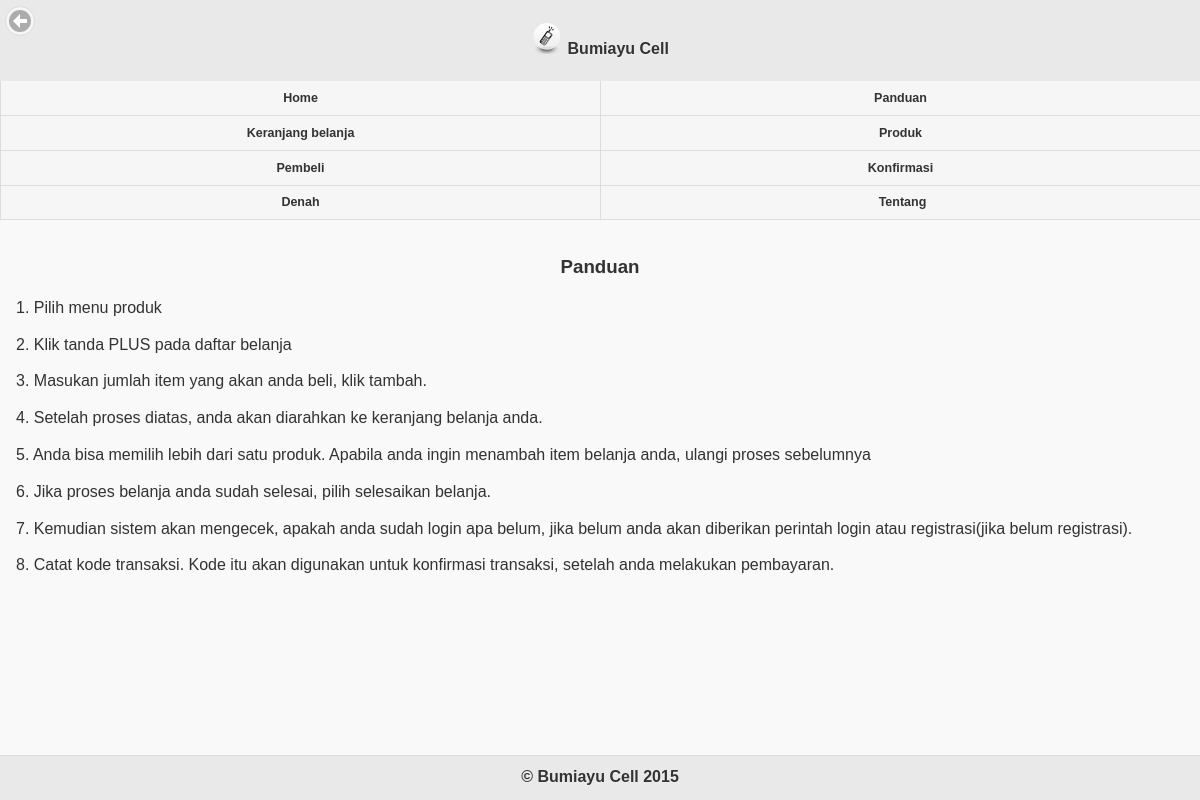
/page/user/index.php?user=panduan, run on the app's committed database.
### tables this page shows
CREATE TABLE `panduan_belanja` (
  `id` int(11) NOT NULL AUTO_INCREMENT,
  `panduan` varchar(255) NOT NULL,
  PRIMARY KEY (`id`)
);

### page/db/koneksi.php (called while the page is built, shortened)
<?php
class Koneksi {
    public static function connect() {
        $con = new mysqli(HOST, USERNAME, PASSWORD, DATABASE_NAME, PORT);
        return $con;
    }
}

### page/model/panduan_belanja_model.php (called while the page is built, shortened)
<?php
include_once '../db/koneksi.php';
class PanduanBelanja {
    private $panduan;
    public function getPanduan() {
        return $this->panduan;
    }
    public function setPanduan($panduan) {
        $this->panduan = $panduan;
    }
}
class PanduanBelanjaDaoImpl implements PanduanBelanjaDao {
    private $con;
    public function __construct() {
        $this->con = Koneksi::connect();
    }
    public function findAll() {
        $hasil = array();
        $query = "SELECT id, panduan FROM panduan_belanja";
        $sql = $this->con->query($query);
        while ($res = $sql->fetch_array()) {
            $p = new PanduanBelanja();
            $p->setId($res[0]);
            $p->setPanduan($res[1]);
            $hasil[] = $p;
        }
        return $hasil;
    }
}

### page/user/panduan.php (the view, shortened to what this page needs)
<div class="ui-content" data-role="main">
    <div style="text-align: center">
        <h3>Panduan</h3>
    </div>
    <div style="text-align: left">
        <?php
        include_once '../model/panduan_belanja_model.php';
        $pdao = new PanduanBelanjaDaoImpl();
        $listPanduan = $pdao->findAll();
        $no = 1;
        for ($i = 0; $i < count($listPanduan); $i++) {
            $p = $listPanduan[$i];
            $panduan = $p->getPanduan();
            ?>
            <p><?php echo $no.". ".$panduan;?></p>
            <?php
            $no++;
        }
        ?>
    </div>
</div>

### data on the page
panduan_belanja: panduan "Pilih menu produk"
panduan_belanja: panduan "Klik tanda PLUS pada daftar belanja"
panduan_belanja: panduan "Masukan jumlah item yang akan anda beli, klik tambah."
panduan_belanja: panduan "Setelah proses diatas, anda akan diarahkan ke keranjang belanja anda."
panduan_belanja: panduan "Anda bisa memilih lebih dari satu produk. Apabila anda ingin menambah item belanja anda, ulangi proses sebelumnya"
panduan_belanja: panduan "Jika proses belanja anda sudah selesai, pilih selesaikan belanja."
panduan_belanja: panduan "Kemudian sistem akan mengecek, apakah anda sudah login apa belum, jika belum anda akan diberikan perintah login atau registrasi(jika belum registrasi)."
panduan_belanja: panduan "Catat kode transaksi. Kode itu akan digunakan untuk konfirmasi transaksi, setelah anda melakukan pembayaran."
